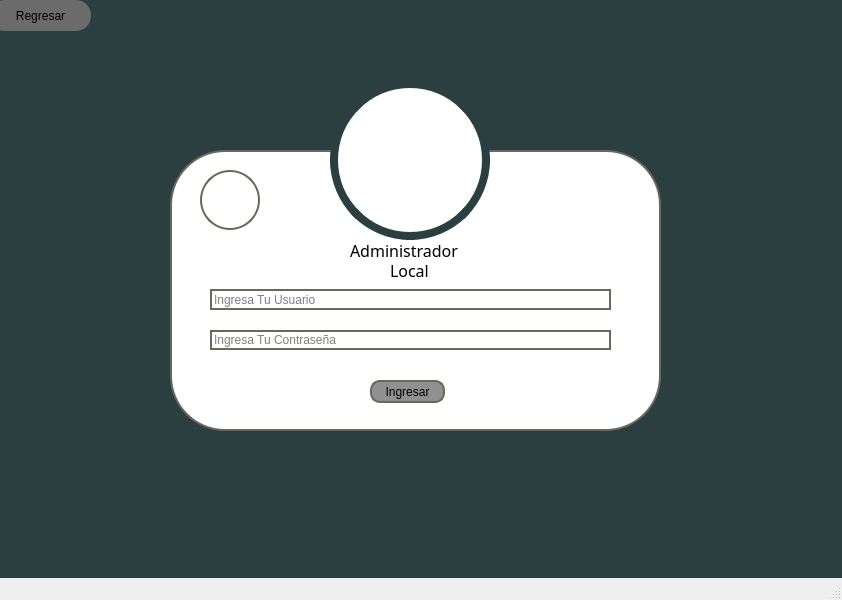
<?xml version="1.0" encoding="UTF-8"?>
<ui version="4.0">
 <class>MainWindow</class>
 <widget class="QMainWindow" name="MainWindow">
  <property name="geometry">
   <rect>
    <x>0</x>
    <y>0</y>
    <width>842</width>
    <height>600</height>
   </rect>
  </property>
  <property name="windowTitle">
   <string>MainWindow</string>
  </property>
  <widget class="QWidget" name="centralwidget">
   <widget class="QWidget" name="widget" native="true">
    <property name="geometry">
     <rect>
      <x>-10</x>
      <y>0</y>
      <width>1021</width>
      <height>661</height>
     </rect>
    </property>
    <property name="sizePolicy">
     <sizepolicy hsizetype="Preferred" vsizetype="Preferred">
      <horstretch>20</horstretch>
      <verstretch>20</verstretch>
     </sizepolicy>
    </property>
    <property name="layoutDirection">
     <enum>Qt::LeftToRight</enum>
    </property>
    <property name="autoFillBackground">
     <bool>false</bool>
    </property>
    <property name="styleSheet">
     <string notr="true">background-color: rgb(43, 63, 65);</string>
    </property>
    <widget class="QWidget" name="widget_2" native="true">
     <property name="geometry">
      <rect>
       <x>180</x>
       <y>150</y>
       <width>491</width>
       <height>281</height>
      </rect>
     </property>
     <property name="styleSheet">
      <string notr="true">background-color: rgb(255, 255, 255);
border: 2px solid #6B675A;
border-radius: 55px;</string>
     </property>
     <widget class="QLineEdit" name="lineEdit">
      <property name="geometry">
       <rect>
        <x>40</x>
        <y>139</y>
        <width>401</width>
        <height>21</height>
       </rect>
      </property>
      <property name="text">
       <string/>
      </property>
      <property name="placeholderText">
       <string>Ingresa Tu Usuario</string>
      </property>
     </widget>
     <widget class="QLineEdit" name="lineEdit_2">
      <property name="geometry">
       <rect>
        <x>40</x>
        <y>180</y>
        <width>401</width>
        <height>20</height>
       </rect>
      </property>
      <property name="text">
       <string/>
      </property>
      <property name="placeholderText">
       <string>Ingresa Tu Contraseña</string>
      </property>
     </widget>
     <widget class="QPushButton" name="pushButton_2">
      <property name="geometry">
       <rect>
        <x>200</x>
        <y>230</y>
        <width>75</width>
        <height>23</height>
       </rect>
      </property>
      <property name="mouseTracking">
       <bool>true</bool>
      </property>
      <property name="styleSheet">
       <string notr="true">border-radius: 10px;
background-color: rgb(144, 144, 144);</string>
      </property>
      <property name="text">
       <string>Ingresar</string>
      </property>
     </widget>
     <widget class="QLabel" name="label">
      <property name="geometry">
       <rect>
        <x>415</x>
        <y>183</y>
        <width>15</width>
        <height>15</height>
       </rect>
      </property>
      <property name="sizePolicy">
       <sizepolicy hsizetype="Ignored" vsizetype="Ignored">
        <horstretch>20</horstretch>
        <verstretch>0</verstretch>
       </sizepolicy>
      </property>
      <property name="acceptDrops">
       <bool>false</bool>
      </property>
      <property name="styleSheet">
       <string notr="true">border: none;
text-align: left;</string>
      </property>
      <property name="frameShape">
       <enum>QFrame::Panel</enum>
      </property>
      <property name="frameShadow">
       <enum>QFrame::Raised</enum>
      </property>
      <property name="lineWidth">
       <number>0</number>
      </property>
      <property name="text">
       <string notr="true"/>
      </property>
      <property name="textFormat">
       <enum>Qt::PlainText</enum>
      </property>
      <property name="pixmap">
       <pixmap>../Imagenes proyecto/Imagenes proyecto/candado.svg</pixmap>
      </property>
      <property name="scaledContents">
       <bool>true</bool>
      </property>
      <property name="alignment">
       <set>Qt::AlignBottom|Qt::AlignJustify</set>
      </property>
      <property name="wordWrap">
       <bool>false</bool>
      </property>
      <property name="margin">
       <number>0</number>
      </property>
      <property name="indent">
       <number>1</number>
      </property>
      <property name="openExternalLinks">
       <bool>false</bool>
      </property>
      <property name="textInteractionFlags">
       <set>Qt::NoTextInteraction</set>
      </property>
     </widget>
     <widget class="QLabel" name="label_2">
      <property name="geometry">
       <rect>
        <x>415</x>
        <y>143</y>
        <width>15</width>
        <height>15</height>
       </rect>
      </property>
      <property name="styleSheet">
       <string notr="true">border: none;
</string>
      </property>
      <property name="text">
       <string/>
      </property>
      <property name="pixmap">
       <pixmap>../Imagenes proyecto/Imagenes proyecto/user-solid.svg</pixmap>
      </property>
      <property name="scaledContents">
       <bool>true</bool>
      </property>
     </widget>
     <widget class="QLabel" name="label_4">
      <property name="geometry">
       <rect>
        <x>180</x>
        <y>90</y>
        <width>151</width>
        <height>20</height>
       </rect>
      </property>
      <property name="font">
       <font>
        <family>Arial Black</family>
        <pointsize>12</pointsize>
       </font>
      </property>
      <property name="styleSheet">
       <string notr="true">border: none;</string>
      </property>
      <property name="text">
       <string>Administrador</string>
      </property>
     </widget>
     <widget class="QLabel" name="label_5">
      <property name="geometry">
       <rect>
        <x>30</x>
        <y>20</y>
        <width>60</width>
        <height>60</height>
       </rect>
      </property>
      <property name="styleSheet">
       <string notr="true">border: 2px solid #6B675A;
border-radius: 30px;</string>
      </property>
      <property name="text">
       <string/>
      </property>
      <property name="pixmap">
       <pixmap>../Imagenes proyecto/Imagenes proyecto/logo.png</pixmap>
      </property>
      <property name="scaledContents">
       <bool>true</bool>
      </property>
     </widget>
     <widget class="QLabel" name="label_6">
      <property name="geometry">
       <rect>
        <x>220</x>
        <y>110</y>
        <width>151</width>
        <height>20</height>
       </rect>
      </property>
      <property name="font">
       <font>
        <family>Arial Black</family>
        <pointsize>12</pointsize>
       </font>
      </property>
      <property name="styleSheet">
       <string notr="true">border: none;</string>
      </property>
      <property name="text">
       <string>Local</string>
      </property>
     </widget>
    </widget>
    <widget class="QPushButton" name="pushButton">
     <property name="geometry">
      <rect>
       <x>0</x>
       <y>0</y>
       <width>101</width>
       <height>31</height>
      </rect>
     </property>
     <property name="styleSheet">
      <string notr="true">background-color: rgb(107, 107, 107);
border-radius: 15px;</string>
     </property>
     <property name="text">
      <string>Regresar</string>
     </property>
     <property name="icon">
      <iconset>
       <normaloff>../Imagenes proyecto/Imagenes proyecto/regresar.svg</normaloff>../Imagenes proyecto/Imagenes proyecto/regresar.svg</iconset>
     </property>
    </widget>
    <widget class="QLabel" name="label_3">
     <property name="geometry">
      <rect>
       <x>340</x>
       <y>80</y>
       <width>160</width>
       <height>160</height>
      </rect>
     </property>
     <property name="styleSheet">
      <string notr="true">border-radius: 80px;
background-color: rgb(255, 255, 255);
border: 8px solid rgb(43, 63, 65);</string>
     </property>
     <property name="text">
      <string/>
     </property>
     <property name="pixmap">
      <pixmap>../../Downloads/Imagen de WhatsApp 2023-10-24 a las 16.48.08_cf44cb9b.png</pixmap>
     </property>
     <property name="scaledContents">
      <bool>true</bool>
     </property>
    </widget>
   </widget>
  </widget>
  <widget class="QMenuBar" name="menubar">
   <property name="geometry">
    <rect>
     <x>0</x>
     <y>0</y>
     <width>842</width>
     <height>21</height>
    </rect>
   </property>
  </widget>
  <widget class="QStatusBar" name="statusbar"/>
 </widget>
 <resources/>
 <connections/>
</ui>
